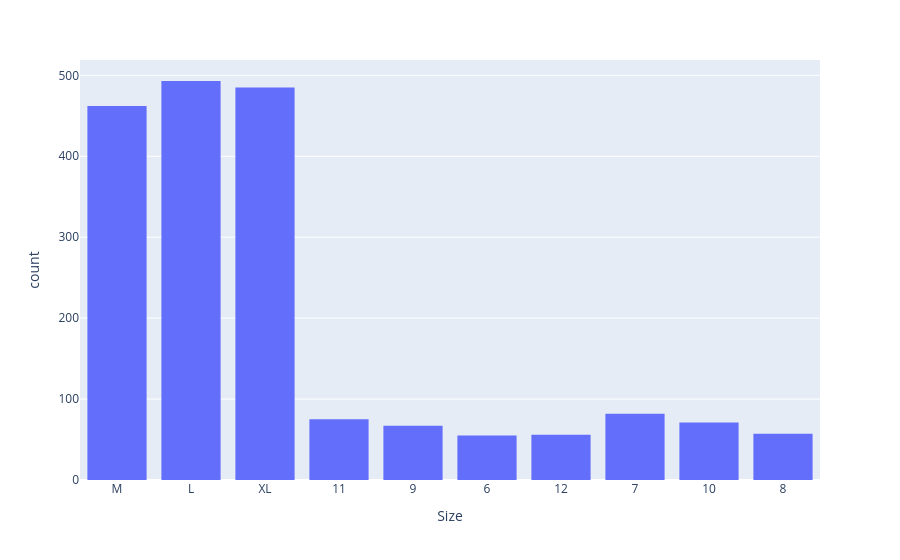

Notebook code for this chart:
### Code cell
# Size distribution detection to fill nulls
px.histogram(df, x='Size')

### Figure 1 — Plotly figure (JSON) as saved in the notebook; plotly's stock layout.template omitted (floating-point values rounded to 4 significant figures; data arrays with more than 128 entries replaced by an {"elided": "..."} marker saying what was removed)
{"data": [{"bingroup": "x", "hovertemplate": "Size=%{x}<br>count=%{y}<extra></extra>", "legendgroup": "", "marker": {"color": "#636efa", "pattern": {"shape": ""}}, "name": "", "orientation": "v", "showlegend": false, "type": "histogram", "x": {"elided": "2386 str values"}, "xaxis": "x", "yaxis": "y"}], "layout": {"barmode": "relative", "legend": {"tracegroupgap": 0}, "margin": {"t": 60}, "xaxis": {"anchor": "y", "domain": [0, 1], "title": {"text": "Size"}}, "yaxis": {"anchor": "x", "domain": [0, 1], "title": {"text": "count"}}}}
